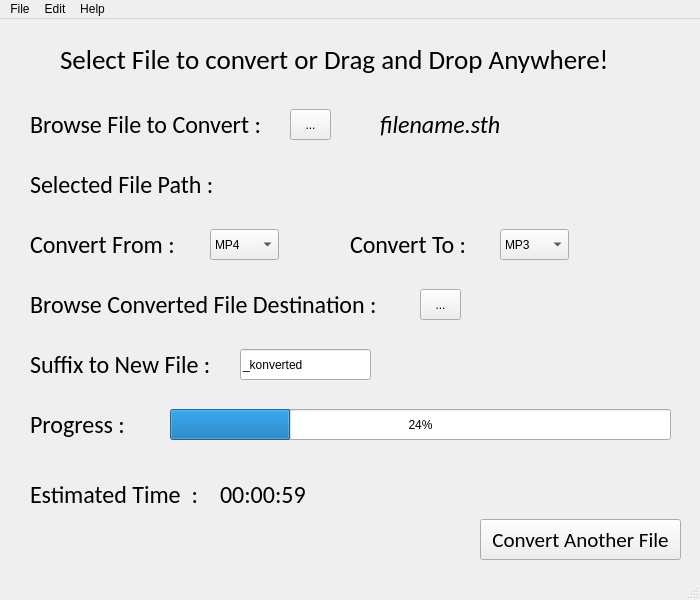
<?xml version="1.0" encoding="UTF-8"?>
<ui version="4.0">
 <class>MainWindow</class>
 <widget class="QMainWindow" name="MainWindow">
  <property name="geometry">
   <rect>
    <x>0</x>
    <y>0</y>
    <width>700</width>
    <height>600</height>
   </rect>
  </property>
  <property name="maximumSize">
   <size>
    <width>700</width>
    <height>600</height>
   </size>
  </property>
  <property name="acceptDrops">
   <bool>true</bool>
  </property>
  <property name="windowTitle">
   <string>MainWindow</string>
  </property>
  <widget class="QWidget" name="centralwidget">
   <widget class="QLabel" name="title_label">
    <property name="geometry">
     <rect>
      <x>60</x>
      <y>20</y>
      <width>551</width>
      <height>41</height>
     </rect>
    </property>
    <property name="font">
     <font>
      <family>Calibri</family>
      <pointsize>20</pointsize>
      <underline>false</underline>
     </font>
    </property>
    <property name="text">
     <string>Select File to convert or Drag and Drop Anywhere!</string>
    </property>
   </widget>
   <widget class="QToolButton" name="browse_sel_file_btn">
    <property name="geometry">
     <rect>
      <x>290</x>
      <y>90</y>
      <width>41</width>
      <height>31</height>
     </rect>
    </property>
    <property name="text">
     <string>...</string>
    </property>
   </widget>
   <widget class="QLabel" name="browse_sel_file_lbl">
    <property name="geometry">
     <rect>
      <x>30</x>
      <y>80</y>
      <width>271</width>
      <height>51</height>
     </rect>
    </property>
    <property name="font">
     <font>
      <family>Calibri</family>
      <pointsize>18</pointsize>
     </font>
    </property>
    <property name="text">
     <string>Browse File to Convert : </string>
    </property>
   </widget>
   <widget class="QLabel" name="sel_file_path_disp">
    <property name="geometry">
     <rect>
      <x>260</x>
      <y>150</y>
      <width>421</width>
      <height>31</height>
     </rect>
    </property>
    <property name="text">
     <string/>
    </property>
   </widget>
   <widget class="QLabel" name="sel_file_path_lbl">
    <property name="geometry">
     <rect>
      <x>30</x>
      <y>140</y>
      <width>211</width>
      <height>51</height>
     </rect>
    </property>
    <property name="font">
     <font>
      <family>Calibri</family>
      <pointsize>18</pointsize>
     </font>
    </property>
    <property name="text">
     <string>Selected File Path : </string>
    </property>
   </widget>
   <widget class="QLabel" name="conv_frm_lbl">
    <property name="geometry">
     <rect>
      <x>30</x>
      <y>200</y>
      <width>171</width>
      <height>51</height>
     </rect>
    </property>
    <property name="font">
     <font>
      <family>Calibri</family>
      <pointsize>18</pointsize>
     </font>
    </property>
    <property name="text">
     <string>Convert From : </string>
    </property>
   </widget>
   <widget class="QLabel" name="conv_to_lbl">
    <property name="geometry">
     <rect>
      <x>350</x>
      <y>200</y>
      <width>171</width>
      <height>51</height>
     </rect>
    </property>
    <property name="font">
     <font>
      <family>Calibri</family>
      <pointsize>18</pointsize>
     </font>
    </property>
    <property name="text">
     <string>Convert To : </string>
    </property>
   </widget>
   <widget class="QLabel" name="browse_conv_file_lbl">
    <property name="geometry">
     <rect>
      <x>30</x>
      <y>260</y>
      <width>421</width>
      <height>51</height>
     </rect>
    </property>
    <property name="font">
     <font>
      <family>Calibri</family>
      <pointsize>18</pointsize>
     </font>
    </property>
    <property name="text">
     <string>Browse Converted File Destination :</string>
    </property>
   </widget>
   <widget class="QToolButton" name="browse_conv_file_btn">
    <property name="geometry">
     <rect>
      <x>420</x>
      <y>270</y>
      <width>41</width>
      <height>31</height>
     </rect>
    </property>
    <property name="text">
     <string>...</string>
    </property>
   </widget>
   <widget class="QLabel" name="suffix_lbl">
    <property name="geometry">
     <rect>
      <x>30</x>
      <y>320</y>
      <width>221</width>
      <height>51</height>
     </rect>
    </property>
    <property name="font">
     <font>
      <family>Calibri</family>
      <pointsize>18</pointsize>
     </font>
    </property>
    <property name="text">
     <string>Suffix to New File : </string>
    </property>
   </widget>
   <widget class="QLineEdit" name="suffix_line_edit">
    <property name="geometry">
     <rect>
      <x>240</x>
      <y>330</y>
      <width>131</width>
      <height>31</height>
     </rect>
    </property>
    <property name="text">
     <string>_konverted</string>
    </property>
   </widget>
   <widget class="QComboBox" name="conv_frm_box">
    <property name="geometry">
     <rect>
      <x>210</x>
      <y>210</y>
      <width>69</width>
      <height>31</height>
     </rect>
    </property>
    <item>
     <property name="text">
      <string>MP4</string>
     </property>
    </item>
    <item>
     <property name="text">
      <string>MOV</string>
     </property>
    </item>
    <item>
     <property name="text">
      <string>MKV</string>
     </property>
    </item>
    <item>
     <property name="text">
      <string>AVI</string>
     </property>
    </item>
    <item>
     <property name="text">
      <string>M4A</string>
     </property>
    </item>
   </widget>
   <widget class="QComboBox" name="conv_to_box">
    <property name="geometry">
     <rect>
      <x>500</x>
      <y>210</y>
      <width>69</width>
      <height>31</height>
     </rect>
    </property>
    <item>
     <property name="text">
      <string>MP3</string>
     </property>
    </item>
    <item>
     <property name="text">
      <string>WAV</string>
     </property>
    </item>
    <item>
     <property name="text">
      <string>FLV</string>
     </property>
    </item>
    <item>
     <property name="text">
      <string>OGG</string>
     </property>
    </item>
   </widget>
   <widget class="QLabel" name="progress_lbl">
    <property name="geometry">
     <rect>
      <x>30</x>
      <y>380</y>
      <width>171</width>
      <height>51</height>
     </rect>
    </property>
    <property name="font">
     <font>
      <family>Calibri</family>
      <pointsize>18</pointsize>
     </font>
    </property>
    <property name="text">
     <string>Progress : </string>
    </property>
   </widget>
   <widget class="QProgressBar" name="progress_bar">
    <property name="geometry">
     <rect>
      <x>170</x>
      <y>390</y>
      <width>501</width>
      <height>31</height>
     </rect>
    </property>
    <property name="value">
     <number>24</number>
    </property>
   </widget>
   <widget class="QPushButton" name="conv_new_file_btn">
    <property name="geometry">
     <rect>
      <x>480</x>
      <y>500</y>
      <width>201</width>
      <height>41</height>
     </rect>
    </property>
    <property name="font">
     <font>
      <family>Calibri</family>
      <pointsize>16</pointsize>
     </font>
    </property>
    <property name="text">
     <string>Convert Another File</string>
    </property>
   </widget>
   <widget class="QLabel" name="estimated_time_disp">
    <property name="geometry">
     <rect>
      <x>30</x>
      <y>450</y>
      <width>181</width>
      <height>51</height>
     </rect>
    </property>
    <property name="font">
     <font>
      <family>Calibri</family>
      <pointsize>18</pointsize>
     </font>
    </property>
    <property name="text">
     <string>Estimated Time  : </string>
    </property>
   </widget>
   <widget class="QLabel" name="estimated_time_lbl">
    <property name="geometry">
     <rect>
      <x>220</x>
      <y>450</y>
      <width>151</width>
      <height>51</height>
     </rect>
    </property>
    <property name="font">
     <font>
      <family>Calibri</family>
      <pointsize>18</pointsize>
     </font>
    </property>
    <property name="text">
     <string>00:00:59</string>
    </property>
   </widget>
   <widget class="QLabel" name="file_name_lbl">
    <property name="geometry">
     <rect>
      <x>380</x>
      <y>80</y>
      <width>281</width>
      <height>51</height>
     </rect>
    </property>
    <property name="font">
     <font>
      <family>Calibri</family>
      <pointsize>18</pointsize>
      <italic>true</italic>
     </font>
    </property>
    <property name="text">
     <string>filename.sth</string>
    </property>
   </widget>
  </widget>
  <widget class="QMenuBar" name="menubar">
   <property name="geometry">
    <rect>
     <x>0</x>
     <y>0</y>
     <width>700</width>
     <height>21</height>
    </rect>
   </property>
   <widget class="QMenu" name="menuFile">
    <property name="title">
     <string>File</string>
    </property>
    <addaction name="actionNew_Window"/>
    <addaction name="actionOpen"/>
    <addaction name="actionExit"/>
   </widget>
   <widget class="QMenu" name="menuEdit">
    <property name="title">
     <string>Edit</string>
    </property>
    <addaction name="actionPreferences"/>
    <addaction name="actionStyle_Configurator"/>
   </widget>
   <widget class="QMenu" name="menuHelp">
    <property name="title">
     <string>Help</string>
    </property>
    <widget class="QMenu" name="menuView_Supported_Formats">
     <property name="title">
      <string>View Supported Formats</string>
     </property>
     <addaction name="actionVideo"/>
     <addaction name="actionAudio"/>
     <addaction name="actionDocuments"/>
    </widget>
    <widget class="QMenu" name="menuContact_Developer">
     <property name="title">
      <string>Contact Developer</string>
     </property>
     <addaction name="actionSuggest_Improvements"/>
     <addaction name="actionContribute_on_Github"/>
     <addaction name="actionBuy_Dev_a_Coffee"/>
    </widget>
    <addaction name="actionRead_Manual"/>
    <addaction name="actionCheck_out_Github"/>
    <addaction name="actionVisit_Website"/>
    <addaction name="menuContact_Developer"/>
    <addaction name="menuView_Supported_Formats"/>
   </widget>
   <addaction name="menuFile"/>
   <addaction name="menuEdit"/>
   <addaction name="menuHelp"/>
  </widget>
  <widget class="QStatusBar" name="statusbar"/>
  <action name="actionNew_Window">
   <property name="text">
    <string>New Window</string>
   </property>
  </action>
  <action name="actionOpen">
   <property name="text">
    <string>Open New File</string>
   </property>
  </action>
  <action name="actionExit">
   <property name="text">
    <string>Exit</string>
   </property>
  </action>
  <action name="actionPreferences">
   <property name="text">
    <string>Preferences</string>
   </property>
  </action>
  <action name="actionStyle_Configurator">
   <property name="text">
    <string>Style Configurator</string>
   </property>
  </action>
  <action name="actionRead_Manual">
   <property name="text">
    <string>Read Manual</string>
   </property>
  </action>
  <action name="actionCheck_out_Github">
   <property name="text">
    <string>Read Code on Github</string>
   </property>
  </action>
  <action name="actionVisit_Website">
   <property name="text">
    <string>Visit Website</string>
   </property>
  </action>
  <action name="actionVideo">
   <property name="text">
    <string>Video</string>
   </property>
  </action>
  <action name="actionAudio">
   <property name="text">
    <string>Audio</string>
   </property>
  </action>
  <action name="actionDocuments">
   <property name="text">
    <string>Documents</string>
   </property>
  </action>
  <action name="actionSuggest_Improvements">
   <property name="text">
    <string>Suggest Improvements</string>
   </property>
  </action>
  <action name="actionContribute_on_Github">
   <property name="text">
    <string>Contribute on Github</string>
   </property>
  </action>
  <action name="actionBuy_Dev_a_Coffee">
   <property name="text">
    <string>Buy him a Mentos!</string>
   </property>
  </action>
 </widget>
 <resources/>
 <connections/>
</ui>
